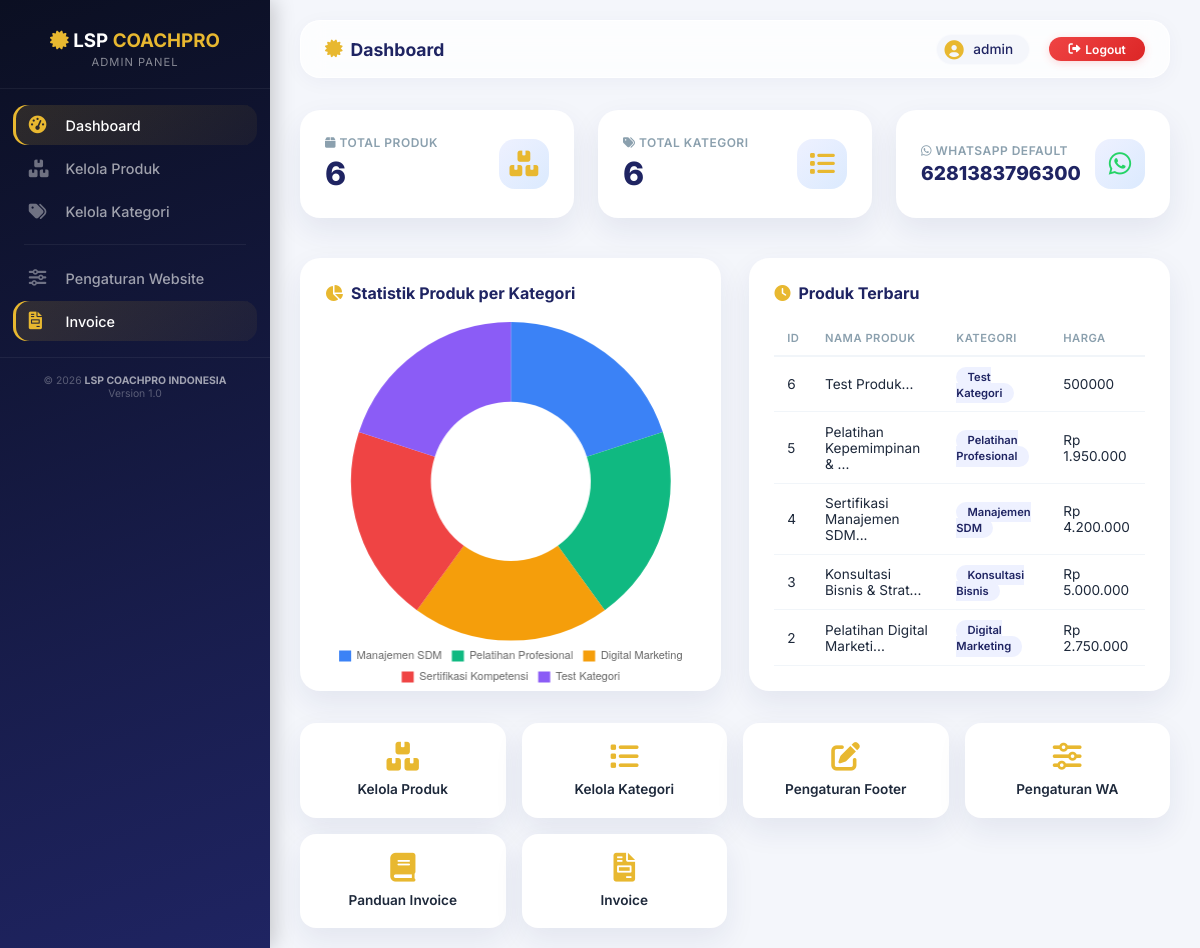
The app's page /katalog/admin/index.php (signed in) with its own data.
### tables this page shows
CREATE TABLE `settings` (
  `id` int(11) NOT NULL,
  `setting_key` varchar(100) NOT NULL,
  `setting_value` text DEFAULT NULL,
  `updated_at` timestamp NOT NULL DEFAULT current_timestamp() ON UPDATE current_timestamp()
);

CREATE TABLE `products` (
  `id` int(11) NOT NULL,
  `name` varchar(200) NOT NULL,
  `category_id` int(11) NOT NULL,
  `description` text DEFAULT NULL,
  `price` varchar(50) DEFAULT NULL,
  `demo_link` varchar(255) DEFAULT NULL,
  `image_url` varchar(255) DEFAULT NULL,
  `wa_number` varchar(15) DEFAULT NULL,
  `created_at` timestamp NOT NULL DEFAULT current_timestamp()
);

CREATE TABLE `categories` (
  `id` int(11) NOT NULL,
  `name` varchar(100) NOT NULL,
  `created_at` timestamp NOT NULL DEFAULT current_timestamp()
);

### katalog/admin/index.php (the view, shortened to what this page needs)
<?php
global $conn;
$stmt_total = mysqli_prepare($conn, "SELECT COUNT(*) as total FROM products");
mysqli_stmt_execute($stmt_total);
$res_total = mysqli_stmt_get_result($stmt_total);
$total_products = mysqli_fetch_assoc($res_total)['total'];
$stmt_cat = mysqli_prepare($conn, "SELECT COUNT(*) as total FROM categories");
mysqli_stmt_execute($stmt_cat);
$res_cat = mysqli_stmt_get_result($stmt_cat);
$total_categories = mysqli_fetch_assoc($res_cat)['total'];
$stmt_recent = mysqli_prepare($conn, "SELECT p.*, c.name as category_name
                                      FROM products p
                                      JOIN categories c ON p.category_id = c.id
                                      ORDER BY p.id DESC LIMIT 5");
mysqli_stmt_execute($stmt_recent);
$recent_products = mysqli_stmt_get_result($stmt_recent);
$wa_default = '6281383796300';
$stmt_wa = mysqli_prepare($conn, "SELECT setting_value FROM settings WHERE setting_key = ? LIMIT 1");
$key_wa = 'wa_number';
mysqli_stmt_bind_param($stmt_wa, "s", $key_wa);
mysqli_stmt_execute($stmt_wa);
$res_wa = mysqli_stmt_get_result($stmt_wa);
if ($res_wa && mysqli_num_rows($res_wa) > 0) {
    $wa_default = mysqli_fetch_assoc($res_wa)['setting_value'];
}
$chart_categories = [];
$chart_counts = [];
$stmt_chart = mysqli_prepare($conn, "SELECT c.name, COUNT(p.id) as total
                                      FROM categories c
                                      LEFT JOIN products p ON c.id = p.category_id
                                      GROUP BY c.id
                                      ORDER BY total DESC LIMIT 5");
mysqli_stmt_execute($stmt_chart);
$res_chart = mysqli_stmt_get_result($stmt_chart);
while ($row = mysqli_fetch_assoc($res_chart)) {
    $chart_categories[] = $row['name'];
    $chart_counts[] = $row['total'];
}
include 'includes/header.php';
?>
<div class="stats">
    <div class="stat-card">
        <div class="stat-info">
            <h3><i class="fas fa-box"></i> TOTAL PRODUK</h3>
            <div class="number"><?= $total_products ?></div>
        </div>
        <div class="stat-icon">
            <i class="fas fa-boxes"></i>
        </div>
    </div>
    <div class="stat-card">
        <div class="stat-info">
            <h3><i class="fas fa-tags"></i> TOTAL KATEGORI</h3>
            <div class="number"><?= $total_categories ?></div>
        </div>
        <div class="stat-icon">
            <i class="fas fa-list"></i>
        </div>
    </div>
    <div class="stat-card">
        <div class="stat-info">
            <h3><i class="fab fa-whatsapp"></i> WHATSAPP DEFAULT</h3>
            <div class="number" style="font-size: 1.2rem;"><?= htmlspecialchars($wa_default) ?></div>
        </div>
        <div class="stat-icon">
            <i class="fab fa-whatsapp" style="color: #25D366;"></i>
        </div>
    </div>
</div>
<div class="dashboard-grid">
    <div class="dashboard-card">
        <h3><i class="fas fa-chart-pie"></i> Statistik Produk per Kategori</h3>
        <div class="chart-container">
            <canvas id="categoryChart"></canvas>
        </div>
    </div>
    <div class="dashboard-card">
        <h3><i class="fas fa-clock"></i> Produk Terbaru</h3>
        <div style="overflow-x: auto;">
            <table class="recent-table">
                <thead>
                    <tr>
                        <th>ID</th>
                        <th>Nama Produk</th>
                        <th>Kategori</th>
                        <th>Harga</th>
                    </tr>
                </thead>
                <tbody>
                    <?php if (mysqli_num_rows($recent_products) > 0): ?>
                        <?php while ($p = mysqli_fetch_assoc($recent_products)): ?>
                            <tr>
                                <td><?= $p['id'] ?></td>
                                <td><?= htmlspecialchars(substr($p['name'], 0, 25)) ?>...</td>
                                <td><span class="badge"><?= htmlspecialchars($p['category_name']) ?></span></td>
                                <td><?= htmlspecialchars($p['price']) ?></td>
                            </tr>
                        <?php endwhile; ?>
                    <?php else: ?>
                        <tr>
                            <td colspan="4" style="text-align: center;">Belum ada produk</td>
                        </tr>
                    <?php endif; ?>
                </tbody>
            </table>
        </div>
    </div>
</div>
<div class="menu">
    <a href="products.php" class="menu-item">
        <i class="fas fa-boxes"></i>
        <span>Kelola Produk</span>
    </a>
    <a href="categories.php" class="menu-item">
        <i class="fas fa-list"></i>
        <span>Kelola Kategori</span>
    </a>
    <a href="footer_settings.php" class="menu-item">
        <i class="fas fa-edit"></i>
        <span>Pengaturan Footer</span>
    </a>
    <a href="settings.php" class="menu-item">
        <i class="fas fa-sliders-h"></i>
        <span>Pengaturan WA</span>
    </a>
    <a href="guide_settings.php" class="menu-item">
        <i class="fas fa-book"></i>
        <span>Panduan Invoice</span>
    </a>
    <a href="invoice/index.php" class="menu-item">
        <i class="fas fa-file-invoice"></i>
        <span>Invoice</span>
    </a>
</div>
<script>
    const ctx = document.getElementById('categoryChart').getContext('2d');
    new Chart(ctx, {
        type: 'doughnut',
        data: {
            labels: <?= json_encode($chart_categories) ?>,
            datasets: [{
                data: <?= json_encode($chart_counts) ?>,
                backgroundColor: ['#3b82f6', '#10b981', '#f59e0b', '#ef4444', '#8b5cf6'],
                borderWidth: 0
            }]
        },
        options: {
            responsive: true,
            maintainAspectRatio: true,
            plugins: {
                legend: {
                    position: 'bottom',
                    labels: {
                        font: {
                            size: 11
                        },
                        boxWidth: 12,
                        padding: 10
                    }
                }
            }
        }
    });
</script>
<?php
include 'includes/footer.php';
?>

### katalog/admin/includes/header.php (style rules this page uses)
:root { --primary: #1f2462; --primary-light: #2a2f7a; --gold: #e8b830; --gold-light: #f5d76e; --bg-body: #f4f6fb; --card-shadow: 0 12px 30px rgba(31, 36, 98, 0.08); --sidebar-width: 270px; }
* { margin: 0; padding: 0; box-sizing: border-box; }
body { font-family: 'Inter', sans-serif; background: var(--bg-body); min-height: 100vh; overflow-x: hidden; }
.stats { display: grid; grid-template-columns: repeat(auto-fit, minmax(220px, 1fr)); gap: 1.5rem; margin-bottom: 2.5rem; }
.stat-card { background: white; padding: 1.5rem; border-radius: 20px; display: flex; align-items: center; justify-content: space-between; box-shadow: var(--card-shadow); transition: all 0.3s ease; border: 1px solid rgba(255, 255, 255, 0.5); }
.stat-info h3 { font-size: 0.75rem; color: #8ba0ae; font-weight: 600; text-transform: uppercase; letter-spacing: 0.5px; }
.stat-info .number { font-size: 2rem; font-weight: 800; color: var(--primary); margin-top: 0.2rem; }
.stat-icon { width: 50px; height: 50px; background: linear-gradient(135deg, #eef1ff 0%, #dbeafe 100%); border-radius: 16px; display: flex; align-items: center; justify-content: center; }
.stat-icon i { font-size: 1.6rem; color: var(--gold); }
.dashboard-grid { display: grid; grid-template-columns: repeat(2, 1fr); gap: 1.8rem; margin-bottom: 2rem; }
.dashboard-card { background: white; border-radius: 20px; padding: 1.5rem; box-shadow: var(--card-shadow); border: 1px solid rgba(255, 255, 255, 0.5); transition: all 0.3s ease; }
.dashboard-card h3 { font-size: 1rem; margin-bottom: 1.2rem; color: var(--primary); display: flex; align-items: center; gap: 0.5rem; }
.dashboard-card h3 i { color: var(--gold); }
.chart-container { position: relative; height: 240px; }
.recent-table { width: 100%; border-collapse: collapse; }
.recent-table th { padding: 0.6rem 0.8rem; text-align: left; color: #8ba0ae; font-weight: 600; font-size: 0.7rem; text-transform: uppercase; letter-spacing: 0.5px; border-bottom: 2px solid #f1f5f9; }
.recent-table td { padding: 0.7rem 0.8rem; border-bottom: 1px solid #f1f5f9; font-size: 0.85rem; color: #1e293b; }
.badge { background: #eef1ff; padding: 0.2rem 0.7rem; border-radius: 20px; font-size: 0.7rem; color: var(--primary); font-weight: 600; }
.menu { display: grid; grid-template-columns: repeat(auto-fit, minmax(180px, 1fr)); gap: 1rem; margin-top: 0.5rem; }
.menu-item { background: white; padding: 1.2rem; border-radius: 16px; text-align: center; text-decoration: none; color: #1e293b; transition: all 0.25s ease; box-shadow: var(--card-shadow); display: flex; flex-direction: column; align-items: center; gap: 0.6rem; border: 1px solid rgba(255, 255, 255, 0.5); }
.menu-item i { font-size: 1.8rem; color: var(--gold); }
.menu-item span { font-weight: 600; font-size: 0.85rem; }

### records on screen
settings: setting_value "6281383796300"
products: id "6", name "Test Produk", category.name "Test Kategori", price "500000"
products: id "5", name "Pelatihan Kepemimpinan &", category.name "Pelatihan Profesional", price "Rp 1.950.000"
products: id "4", name "Sertifikasi Manajemen SDM", category.name "Manajemen SDM", price "Rp 4.200.000"
products: id "3", name "Konsultasi Bisnis & Strat", category.name "Konsultasi Bisnis", price "Rp 5.000.000"
products: id "2", name "Pelatihan Digital Marketi", category.name "Digital Marketing", price "Rp 2.750.000"

### other values on screen
$page_title "Dashboard"
$_SESSION['admin_username'] "admin"
$total_products "6"
$total_categories "6"
chart data {{ json_encode($chart_categories) }} ["Manajemen SDM","Pelatihan Profesional","Digital Marketing","Sertifikasi Kompetensi","Test Kategori"]
chart data {{ json_encode($chart_counts) }} [1,1,1,1,1]
